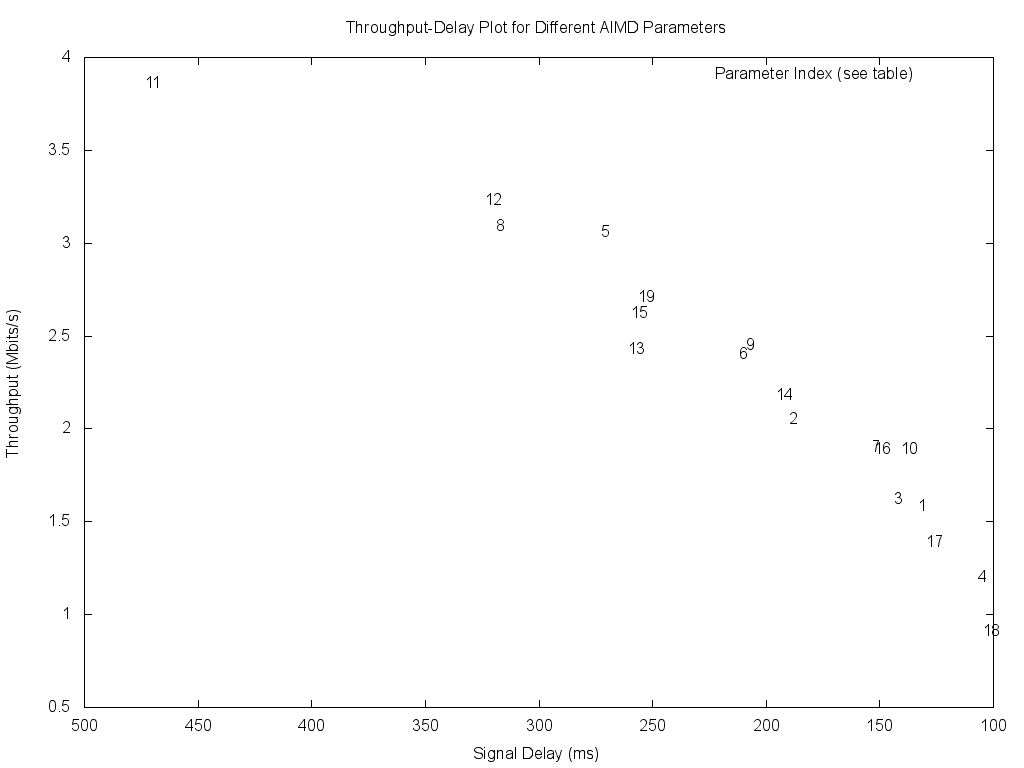

This figure's gnuplot source:
#!/usr/bin/env gnuplot

reset
set terminal png size 1024,768

set key on
set xlabel "Signal Delay (ms)"
set ylabel "Throughput (Mbits/s)"
set title "Throughput-Delay Plot for Different AIMD Parameters"
set xrange [*:*] reverse
set datafile separator ","
plot "aimd-combined.csv" using 9:7:0 title "Parameter Index (see table)" with labels #offset 0,char 1 point
